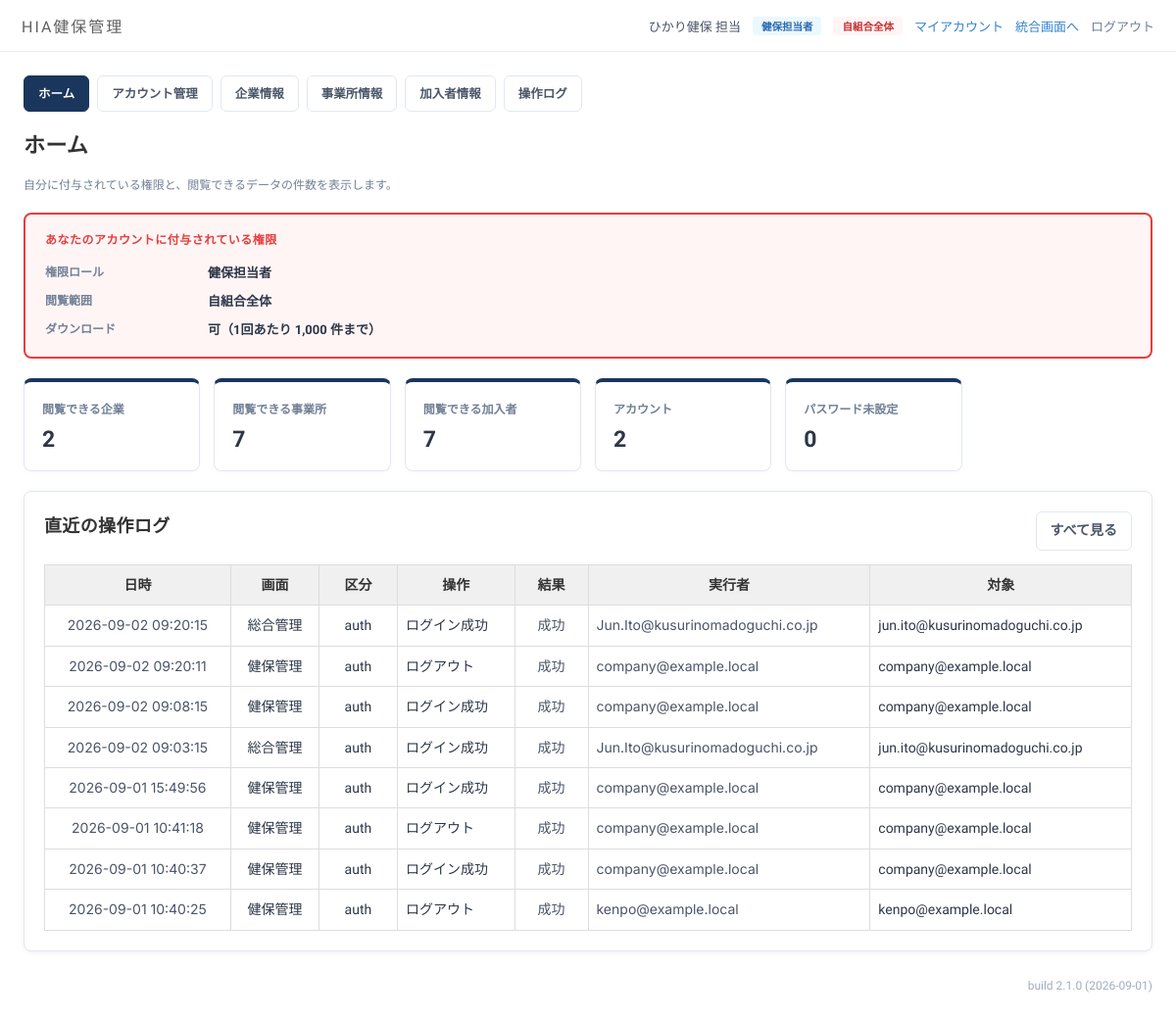
The app's page /dashboard (signed in), older data.
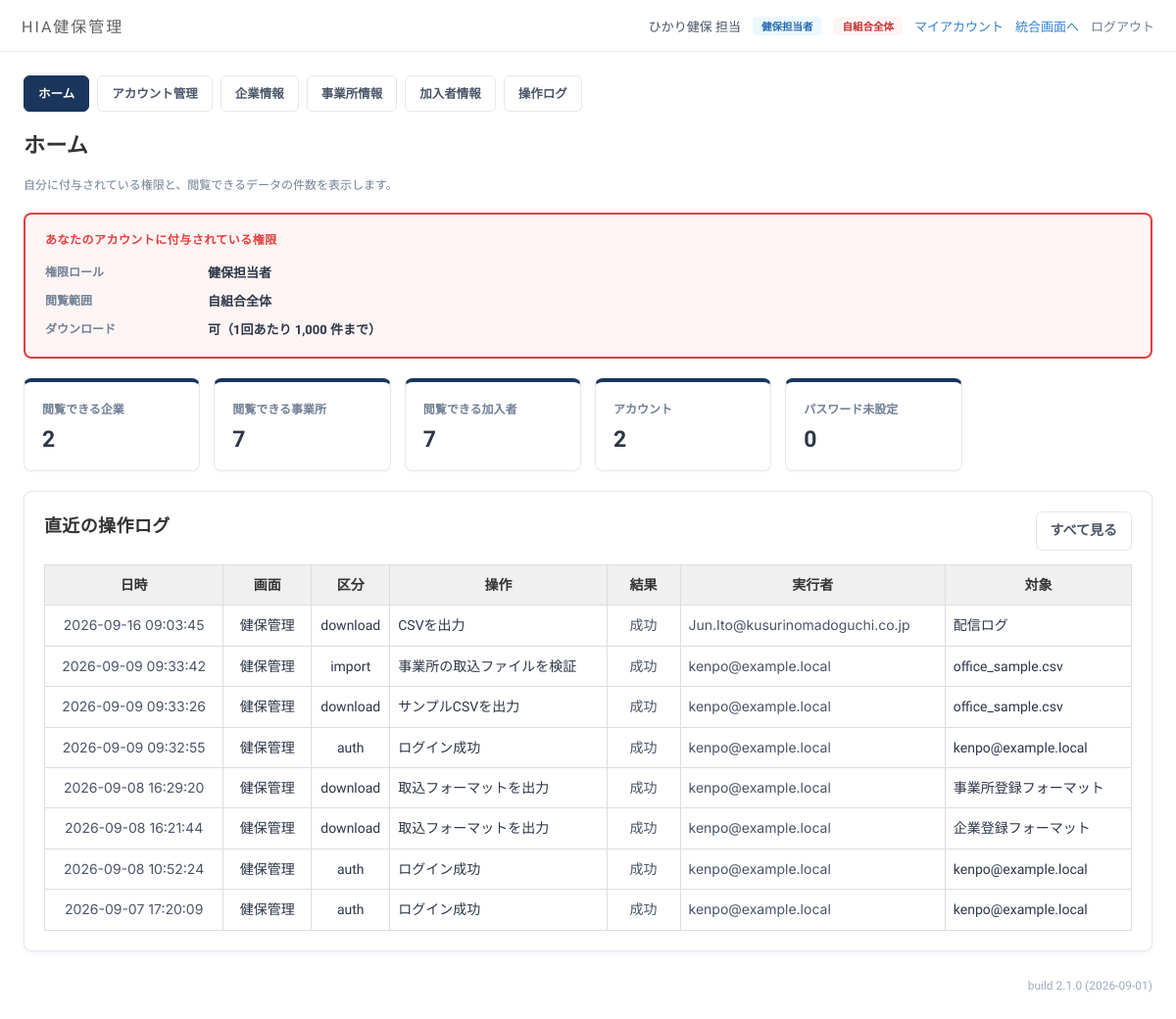
The same page, newer data.
### tables this page shows
CREATE TABLE audit_log (
  id          INTEGER PRIMARY KEY AUTOINCREMENT,
  ts          TEXT NOT NULL DEFAULT (datetime('now','localtime')),
  shell       TEXT,               -- km（HIA総合管理）/ kenpo（HIA健保管理）
  category    TEXT NOT NULL,      -- auth / account / master / import / download
  action      TEXT NOT NULL,
  result      TEXT NOT NULL,      -- success / failure / blocked
  actor_email TEXT,
  actor_id    INTEGER,
  actor_role  TEXT,
  kenpo_id    INTEGER,
  ip          TEXT,
  target      TEXT,
  detail      TEXT
);

### app.py (the view)
@app.route("/dashboard")
@login_required
def dashboard():
    db, acc = get_db(), current_account()
    where, params = member_where(acc)
    stats = {
        "companies": len(scoped_companies(acc)),
        "offices": len(scoped_offices(acc)),
        "members": db.execute(f"SELECT COUNT(*) c FROM member m WHERE {where}",
                              params).fetchone()["c"],
    }
    q, p = "SELECT COUNT(*) c FROM account WHERE status <> 'deleted'", []
    if acc["role"] == "kenpo_user":
        q += " AND kenpo_id=?"
        p = [acc["kenpo_id"]]
    elif acc["role"] == "company_user":
        mine = account_company_ids(acc["id"]) or [0]
        q += (" AND id IN (SELECT account_id FROM account_company WHERE company_id IN ("
              + ",".join("?" * len(mine)) + "))")
        p = list(mine)
    stats["accounts"] = db.execute(q, p).fetchone()["c"]
    stats["invited"] = db.execute(q + " AND status='invited'", p).fetchone()["c"]
    recent = db.execute("SELECT * FROM audit_log ORDER BY id DESC LIMIT 8").fetchall()
    return render_template("dashboard.html", stats=stats, recent=recent)

### app.py (called while the page is built, shortened)
def feature_na(key, role_key):
    return role_key in FEATURE_NA_ROLES.get(key, ())

def get_db():
    if "db" not in g:
        g.db = sqlite3.connect(DB_PATH)
        g.db.row_factory = sqlite3.Row
        g.db.execute("PRAGMA foreign_keys = ON")
    return g.db

def asset_ver(name="app.css"):
    try:
        return str(int(os.path.getmtime(os.path.join(BASE_DIR, "static", name))))
    except OSError:
        return "0"

@app.context_processor
def inject_asset_ver():
    return {"ASSET_V": asset_ver()}

def real_account():
    aid = session.get("account_id")
    if not aid:
        return None
    if "real_acc" not in g:
        g.real_acc = get_db().execute(
            "SELECT * FROM account WHERE id=? AND status='active'", (aid,)).fetchone()
    return g.real_acc

def support_kenpo():
    kid = session.get("support_kenpo_id")
    if not kid:
        return None

def sub_role(acc):
    if not acc:
        return ""
    try:
        v = acc["sub_role"]
    except (KeyError, IndexError):
        return ""
    return (v or "") if v in SUB_ROLE_LABELS else ""

def is_doctor(acc=None):
    return sub_role(acc if acc is not None else current_account()) == "doctor"

### templates/dashboard.html
{% extends "base.html" %}{% block body %}
<h1 class="page-title">ホーム</h1>
<p class="page-lead">自分に付与されている権限と、閲覧できるデータの件数を表示します。</p>
<div class="scope-box {{ 'wide-scope' if acc.view_scope!='own_company' }}">
  <div class="scope-ttl">あなたのアカウントに付与されている権限</div>
  <dl>
    <dt>権限ロール</dt><dd>{{ ROLE_LABELS[acc.role] }}</dd>
    <dt>閲覧範囲</dt><dd>{{ SCOPE_LABELS[acc.view_scope] }}</dd>
    <dt>ダウンロード</dt>
    <dd>{% if acc.can_download or acc.role=='system_admin' %}可（1回あたり {{ '{:,}'.format(MAX_EXPORT_ROWS) }} 件まで）{% else %}<span class="no">不可</span>{% endif %}</dd>
  </dl>
</div>
<div class="stat-row">
  <div class="stat-box"><div class="stat-l">閲覧できる企業</div><div class="stat-n">{{ stats.companies }}</div></div>
  <div class="stat-box"><div class="stat-l">閲覧できる事業所</div><div class="stat-n">{{ stats.offices }}</div></div>
  <div class="stat-box"><div class="stat-l">閲覧できる加入者</div><div class="stat-n">{{ '{:,}'.format(stats.members) }}</div></div>
  <div class="stat-box"><div class="stat-l">アカウント</div><div class="stat-n">{{ stats.accounts }}</div></div>
  <div class="stat-box"><div class="stat-l">パスワード未設定</div><div class="stat-n">{{ stats.invited }}</div></div>
</div>
{% if recent %}
<div class="block">
  <div class="blk-head"><h2>直近の操作ログ</h2>
    <a class="btn-sm" href="{{ url_for('logs') }}" style="text-decoration:none">すべて見る</a></div>
  <div class="table-scroll">
  <table class="result-table" style="table-layout:auto">
    <thead><tr><th>日時</th><th style="width:90px">画面</th><th style="width:80px">区分</th>
      <th class="tl">操作</th><th style="width:75px">結果</th><th class="tl">実行者</th><th class="tl">対象</th></tr></thead>
    <tbody>
    {% for r in recent %}
    <tr class="{{ 'bad' if r.result!='success' }}">
      <td class="ts">{{ r.ts }}</td><td>{{ {'km':'総合管理','kenpo':'健保管理'}.get(r.shell, '—') }}</td>
      <td>{{ r.category }}</td><td class="tl">{{ r.action }}</td>
      <td class="res-{{ r.result }}">{{ {'success':'成功','failure':'失敗','blocked':'ブロック'}.get(r.result, r.result) }}</td>
      <td class="tl code">{{ r.actor_email or '—' }}</td><td class="tl">{{ r.target or '—' }}</td>
    </tr>
    {% endfor %}
    </tbody>
  </table>
  </div>
</div>
{% endif %}
{% endblock %}

Row changes from the older to the newer data that the page shows:
no longer on this page (row unchanged): audit_log: ts "2026-09-02 09:20:15", shell "総合管理", category "auth", action "ログイン成功", result "成功", actor_email "Jun.Ito@kusurinomadoguchi.co.jp", target "jun.ito@kusurinomadoguchi.co.jp"
no longer on this page (row unchanged): audit_log: ts "2026-09-02 09:20:11", shell "健保管理", category "auth", action "ログアウト", result "成功", actor_email "company@example.local", target "company@example.local"
no longer on this page (row unchanged): audit_log: ts "2026-09-02 09:08:15", shell "健保管理", category "auth", action "ログイン成功", result "成功", actor_email "company@example.local", target "company@example.local"
no longer on this page (row unchanged): audit_log: ts "2026-09-02 09:03:15", shell "総合管理", category "auth", action "ログイン成功", result "成功", actor_email "Jun.Ito@kusurinomadoguchi.co.jp", target "jun.ito@kusurinomadoguchi.co.jp"
no longer on this page (row unchanged): audit_log: ts "2026-09-01 15:49:56", shell "健保管理", category "auth", action "ログイン成功", result "成功", actor_email "company@example.local", target "company@example.local"
no longer on this page (row unchanged): audit_log: ts "2026-09-01 10:41:18", shell "健保管理", category "auth", action "ログアウト", result "成功", actor_email "company@example.local", target "company@example.local"
no longer on this page (row unchanged): audit_log: ts "2026-09-01 10:40:37", shell "健保管理", category "auth", action "ログイン成功", result "成功", actor_email "company@example.local", target "company@example.local"
no longer on this page (row unchanged): audit_log: ts "2026-09-01 10:40:25", shell "健保管理", category "auth", action "ログアウト", result "成功", actor_email "kenpo@example.local", target "kenpo@example.local"
added audit_log: ts "2026-09-16 09:03:45", shell "健保管理", category "download", action "CSVを出力", result "成功", actor_email "Jun.Ito@kusurinomadoguchi.co.jp", target "配信ログ"
added audit_log: ts "2026-09-09 09:33:42", shell "健保管理", category "import", action "事業所の取込ファイルを検証", result "成功", actor_email "kenpo@example.local", target "office_sample.csv"
added audit_log: ts "2026-09-09 09:33:26", shell "健保管理", category "download", action "サンプルCSVを出力", result "成功", actor_email "kenpo@example.local", target "office_sample.csv"
added audit_log: ts "2026-09-09 09:32:55", shell "健保管理", category "auth", action "ログイン成功", result "成功", actor_email "kenpo@example.local", target "kenpo@example.local"
added audit_log: ts "2026-09-08 16:29:20", shell "健保管理", category "download", action "取込フォーマットを出力", result "成功", actor_email "kenpo@example.local", target "事業所登録フォーマット"
added audit_log: ts "2026-09-08 16:21:44", shell "健保管理", category "download", action "取込フォーマットを出力", result "成功", actor_email "kenpo@example.local", target "企業登録フォーマット"
added audit_log: ts "2026-09-08 10:52:24", shell "健保管理", category "auth", action "ログイン成功", result "成功", actor_email "kenpo@example.local", target "kenpo@example.local"
added audit_log: ts "2026-09-07 17:20:09", shell "健保管理", category "auth", action "ログイン成功", result "成功", actor_email "kenpo@example.local", target "kenpo@example.local"
